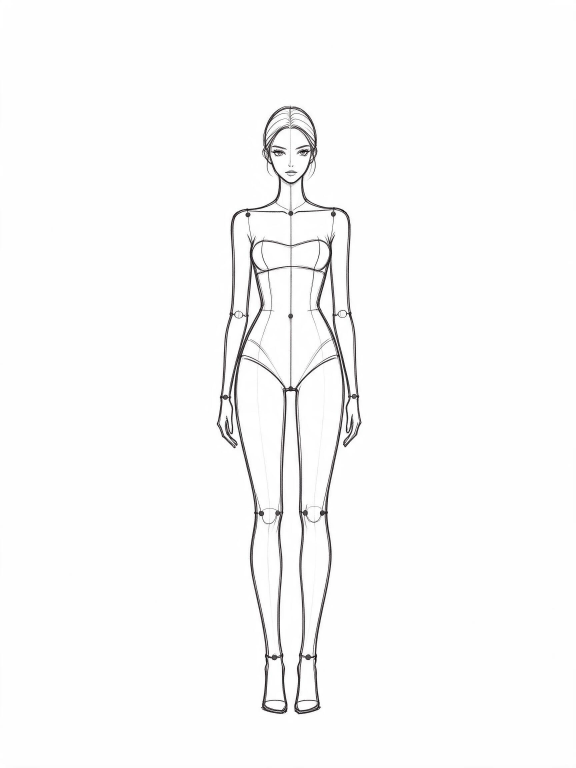
#> input picture images/lineart/trial/raw-ST-01-A.jpg, 1728 x 2304 px (shown at 1/3 size)
$ python postprocess.py trial/raw-ST-01-A.jpg
#> lines starting #> are read from the running program, lines starting #| are printed output that depends on the picture; after the words box and inside, x2 and y2 are one past the last pixel; in counts of white or black regions, pixels touching at a corner belong together
#!/usr/bin/env python3
"""线稿后处理：AI 出图 -> 1080x1440 统一双色 PNG（<=20KB）

后处理是**风格一致性的兜底**：AI 每张的线宽/灰度/底色都会漂，这里用一次确定性的
调色板映射把全部 10 张压成同一套「深炭灰墨线 + 奶油底」，跨图差异只剩构图本身。

 pipeline：
   1. 1728x2304 -> 1080x1440（LANCZOS）
   2. 灰度 -> 自动白平衡（把纸白拉到 255）+ 对比拉伸
   3. 三级量化：ink(<t1) / mid(t1..t2 软化为 ink 决策) / paper(>t2) -> 二值
   4. 去孤点（连通过小的噪点）
   5. 调色板映射到 FG/BG，PNG optimize 落盘

用法：python3 postprocess.py trial/raw-ST-01-A.jpg -o out.png [--check]
"""
import argparse
import json
from pathlib import Path

import numpy as np
from PIL import Image

FG = (0x3B, 0x36, 0x30)        # 深炭灰墨线
BG = (0xF6, 0xF0, 0xE5)        # 品牌奶油底
W, H = 1080, 1440
LIMIT = 20 * 1024
# 与 gen_skeleton.py 的关节坐标同一空间；骨架 -> 落图的对齐框
SK_TOP, SK_BOT = 234, 1305     # 骨架头顶 / 脚底（1080x1440 空间）


def binarize(gray: np.ndarray, t1=150, t2=232) -> np.ndarray:
    """返回 ink 布尔图。t1 以下必为墨，t1..t2 之间按软阈值，t2 以上为纸。"""
    g = gray.astype(np.float32)
    ink = g <= t1
    soft = (g > t1) & (g <= t2)
    # 软区用局部对比补线：中间灰且明显暗于局部纸白 -> 判为墨
    if soft.any():
        ink |= soft & (g < (t1 + t2) / 2)
    return ink


def dilate(ink: np.ndarray, n=1) -> np.ndarray:
    """4 连通膨胀 n 次，补回二值化丢掉的线宽。

    实测 n=1 是最优点：细线不再断续，人脸五官仍分得开；n=2 会让眼睛糊成块。
    附带好处：笔画更连贯 -> PNG 压缩率更高（16.8KB -> 14.9KB）。
    """
    r = ink.copy()
    for _ in range(n):
        b = r.copy()
        b[1:, :] |= r[:-1, :]
        b[:-1, :] |= r[1:, :]
        b[:, 1:] |= r[:, :-1]
        b[:, :-1] |= r[:, 1:]
        r = b
    return r


def despeckle(ink: np.ndarray, min_px=6) -> np.ndarray:
    """去掉极小的孤立噪点块（4 连通）。纯 numpy，无 scipy 依赖。"""
    out = ink.copy()
    seen = np.zeros_like(ink)
    h, w = ink.shape
    for y in range(h):
        row = ink[y]
        if not row.any():
            continue
        x = 0
        while x < w:
            if row[x] and not seen[y, x]:
                stack = [(y, x)]
                seen[y, x] = True
                comp = []
                while stack:
                    cy, cx = stack.pop()
                    comp.append((cy, cx))
                    for dy, dx in ((1, 0), (-1, 0), (0, 1), (0, -1)):
                        ny, nx = cy + dy, cx + dx
                        if 0 <= ny < h and 0 <= nx < w and ink[ny, nx] and not seen[ny, nx]:
                            seen[ny, nx] = True
                            stack.append((ny, nx))
                if len(comp) < min_px:
                    for cy, cx in comp:
                        out[cy, cx] = False
            x += 1
    return out


def process(src: Path, dst: Path, pad=True, dil=1):
    im = Image.open(src).convert("RGB")
    # 居中裁到 3:4 再缩放（模型可能给非精确 3:4）
    tw, th = W, H
    sw, sh = im.size
    if sw / sh > tw / th:
        nw = int(sh * tw / th)
        im = im.crop(((sw - nw) // 2, 0, (sw - nw) // 2 + nw, sh))
    else:
        nh = int(sw * th / tw)
        im = im.crop((0, (sh - nh) // 2, sw, (sh - nh) // 2 + nh))
    im = im.resize((tw, th), Image.LANCZOS)

    gray = np.asarray(im.convert("L"), dtype=np.uint8)
    # 白平衡：把 99 分位当纸白归一化
    p99 = np.percentile(gray, 99)
    if p99 < 250 and p99 > 0:
        gray = np.clip(gray.astype(np.float32) * (255.0 / p99), 0, 255).astype(np.uint8)

    ink = binarize(gray)
    ink = despeckle(ink, min_px=5)
    if dil:
        ink = dilate(ink, dil)

    arr = np.zeros((th, tw, 3), dtype=np.uint8)
    arr[:] = BG
    arr[ink] = FG
    out = Image.fromarray(arr, "RGB")
    dst.parent.mkdir(parents=True, exist_ok=True)
    out.save(dst, "PNG", optimize=True)
    return dst.stat().st_size, float(ink.mean())


def main():
    ap = argparse.ArgumentParser()
    ap.add_argument("srcs", nargs="+")
    ap.add_argument("-o", "--out", default=None)
    args = ap.parse_args()
    rows = []
    for s in args.srcs:
        src = Path(s)
        dst = Path(args.out) if (args.out and len(args.srcs) == 1) else src.with_name(
            src.stem.replace("raw-", "").split("-")[0] + "-final.png")
        size, coverage = process(src, dst)
#> in process, im is the input picture: PIL image 1728x2304 RGB; mean R, G, B 250.2, 250.1, 250.1
#> in process, `p99 = np.percentile(gray, 99)`: p99 = 255
#> in binarize, `ink = g <= t1`:
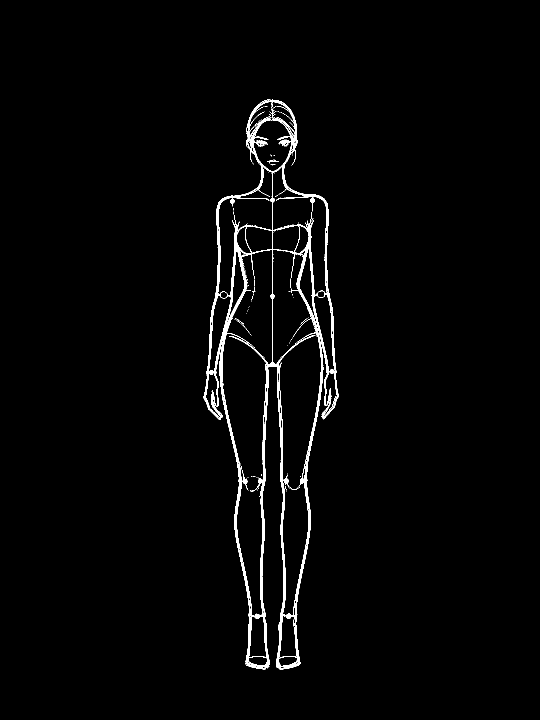
#> ink: shape (1440, 1080) bool (shown at 1/2 size); 1.8% white; 123 white regions (115 under 20 px), largest, box (x1, y1, x2, y2) and area: (406, 198, 678, 1339) 27493, (508, 280, 536, 293) 165, (534, 320, 557, 325) 57
#> in binarize, `soft = (g > t1) & (g <= t2)`:
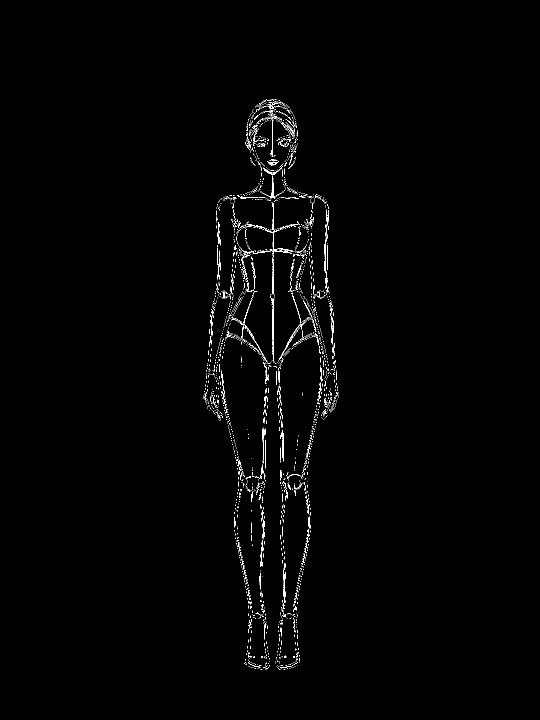
#> soft: shape (1440, 1080) bool (shown at 1/2 size); 0.86% white in thin lines or dots, all inside (x1, y1, x2, y2) = (406, 198, 678, 1340)
#> in binarize, `ink |= soft & (g < (t1 + t2) / 2)`:
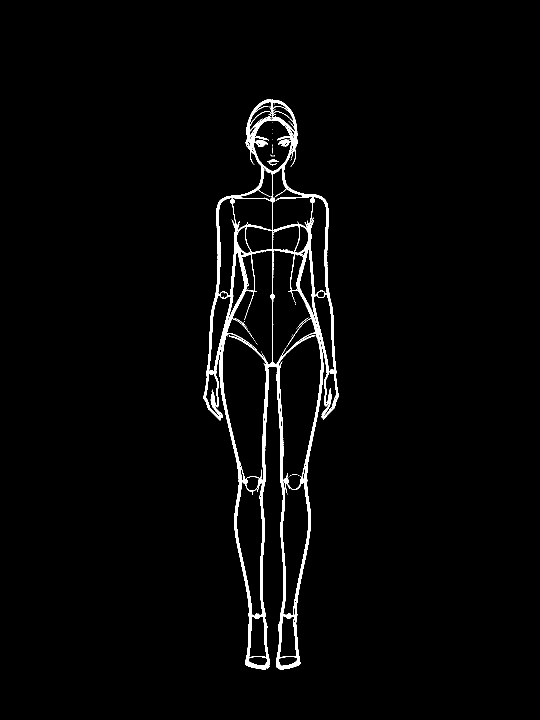
#> ink: shape (1440, 1080) bool (shown at 1/2 size); 2.2% white; 58 white regions (54 under 20 px), largest, box (x1, y1, x2, y2) and area: (406, 198, 678, 1340) 33812, (534, 319, 558, 325) 82, (595, 635, 617, 655) 33, (538, 326, 554, 331) 25
#> after the loop in despeckle, `for y in range(h):`: out: shape (1440, 1080) bool; 2.2% white; 21 white regions (16 under 20 px), largest, box (x1, y1, x2, y2) and area: (406, 198, 678, 1340) 33455, (534, 319, 558, 325) 82, (585, 650, 604, 676) 42, (538, 326, 553, 331) 24, (522, 222, 540, 227) 21
#> the loop in dilate, `for _ in range(n):` made 1 pass
#> pass 1, in dilate, `r = b`:
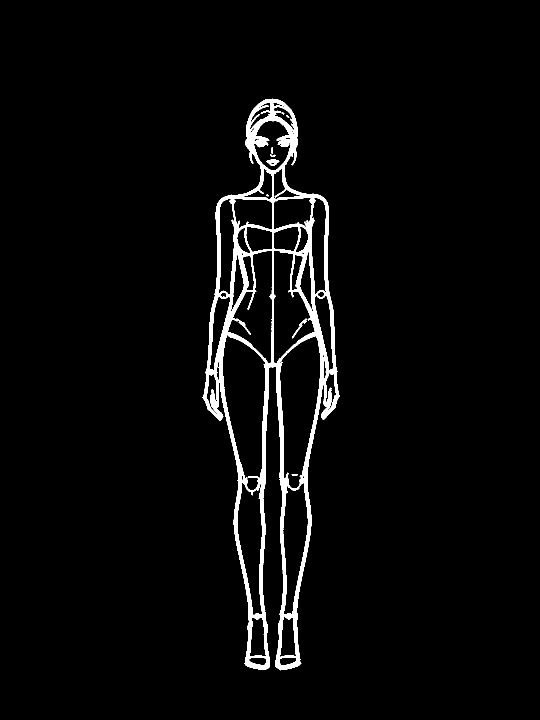
#> r: shape (1440, 1080) bool (shown at 1/2 size); 3.3% white; 9 white regions (2 under 20 px), largest, box (x1, y1, x2, y2) and area: (405, 197, 679, 1341) 50797, (533, 318, 559, 332) 190, (584, 637, 614, 677) 171
#> in process, `out = Image.fromarray(arr, "RGB")`:
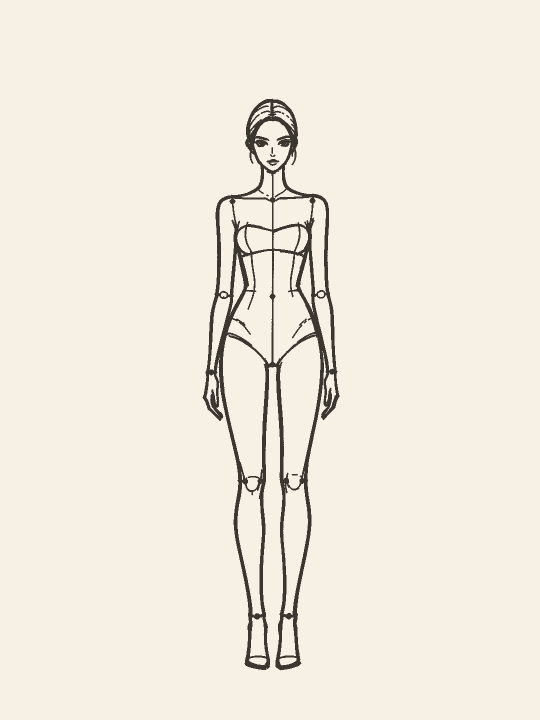
#> out: PIL image 1080x1440 RGB (shown at 1/2 size); mean R, G, B 239.8, 233.9, 223
        rows.append(dict(src=src.name, out=dst.name, bytes=size,
                         kb=round(size / 1024, 1), pass_=size <= LIMIT,
                         ink_ratio=round(coverage, 4)))
        print(f"{src.name:28s} -> {dst.name:22s} {size / 1024:6.1f}KB "
              f"{'OK' if size <= LIMIT else 'OVER'} ink={coverage:.3f}")
    print(json.dumps(rows, ensure_ascii=False))


if __name__ == "__main__":
#> (the run stopped early here; a loop or call above may not have finished)

$ run again, with images/lineart/trial/_cmp-weight.png saved as images/lineart/trial/raw-ST-01-A.jpg
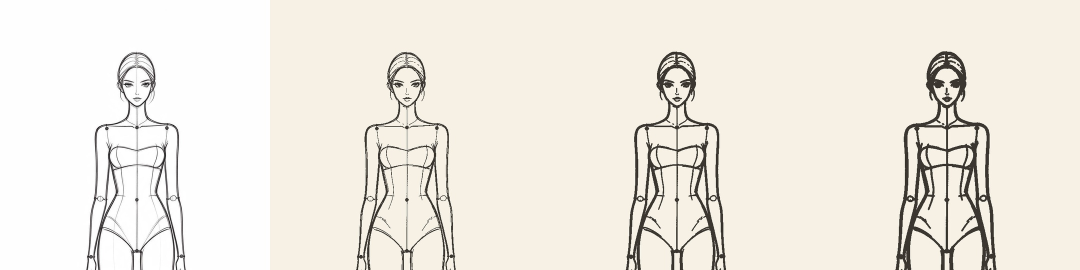
#> input picture images/lineart/trial/_cmp-weight.png, 2160 x 540 px (shown at 1/2 size)
#> in process, im is the input picture: PIL image 2160x540 RGB; mean R, G, B 238.8, 234.4, 225.7
#> in process, `im = im.crop(((sw - nw) // 2, 0, (sw - nw) // 2 + nw, sh))`:
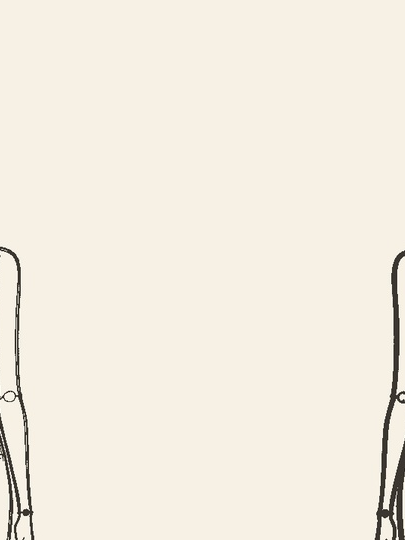
#> im: PIL image 405x540 RGB; mean R, G, B 243.2, 237.3, 225.4
#> p99 = 243
#> soft: shape (1440, 1080) bool; 0.56% white in thin lines or dots, all inside (x1, y1, x2, y2) = (0, 657, 1080, 1440)
#> the loop in dilate, `for _ in range(n):` made 1 pass
#> pass 1, in dilate, `r = b`:
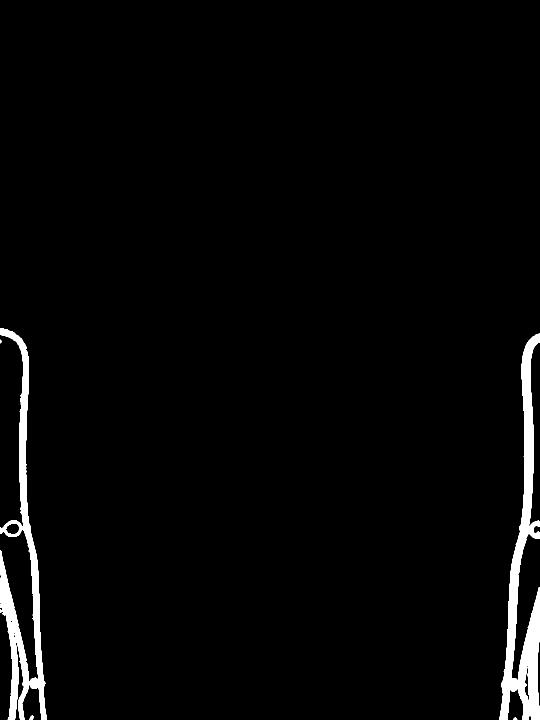
#> r: shape (1440, 1080) bool (shown at 1/2 size); 2.5% white; 5 white regions, box (x1, y1, x2, y2) and area: (998, 666, 1080, 1440) 21260, (0, 657, 93, 1440) 18138, (58, 1431, 67, 1440) 57, (1026, 1435, 1035, 1440) 32, (0, 679, 4, 687) 20
